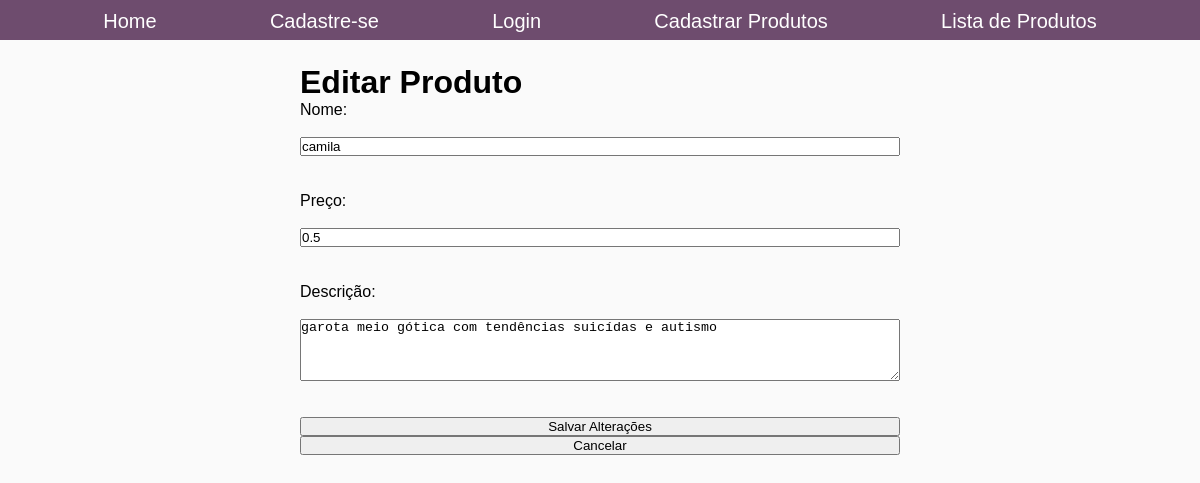
Screenshot of /editar_produto/2 with the database file from the repository.
### modelo.py (models this page shows, shortened)
class Produto(Base):
    __tablename__ = 'produtos'
    id = Column(Integer, primary_key=True)
    nome = Column(String(40), nullable=False)
    preco = Column(Float, nullable=False)
    descricao = Column(String(100), nullable=False)

### app.py (the view, shortened to what this page needs)
@app.route('/editar_produto/<id>', methods=["GET", "POST"])
def editar_produto(id):
    if request.method == 'GET':
        with Sessao_base() as sessao:
            produto = sessao.query(Produto).filter_by(id=id).first()
            if not produto:
                flash("Produto não encontrado.", category="error")
                return redirect(url_for("exibir_produtos"))
            return render_template("editar_produto.html", produto=produto)

### templates/editar_produto.html (shortened to what this page needs)
{% extends 'base.html' %}
{% block conteudo %}
    <h1>Editar Produto</h1>
    <form method="POST" action="{{ url_for('editar_produto', id=produto.id) }}">
        <label for="nome">Nome:</label><br>
        <input type="text" id="nome" name="nome" value="{{ produto.nome }}" required><br><br>
        <label for="preco">Preço:</label><br>
        <input type="number" step="0.01" id="preco" name="preco" value="{{ produto.preco }}" required><br><br>
        <label for="descricao">Descrição:</label><br>
        <textarea id="descricao" name="descricao" rows="4" required>{{ produto.descricao }}</textarea><br><br>
        <button type="submit">Salvar Alterações</button>
        <a href="{{ url_for('exibir_produtos') }}"><button type="button">Cancelar</button></a>
    </form>
{% endblock %}

### static/style.css (style rules this page uses)
* { margin: 0; padding: 0; box-sizing: border-box; }
body, html { height: 100vh; font-family:'Gill Sans', 'Gill Sans MT', Calibri, 'Trebuchet MS', sans-serif; background-color: white; }
body { display: flex; background-color: rgb(250, 250, 250); justify-content: center; }
body form { display: flex; flex-direction: column; width: 600px; height: 400px; }
button { width: 100%; }

### rows the page displays
Produto: nome "camila", preco "0.5", descricao "garota meio gótica com tendências suicídas e autismo"
